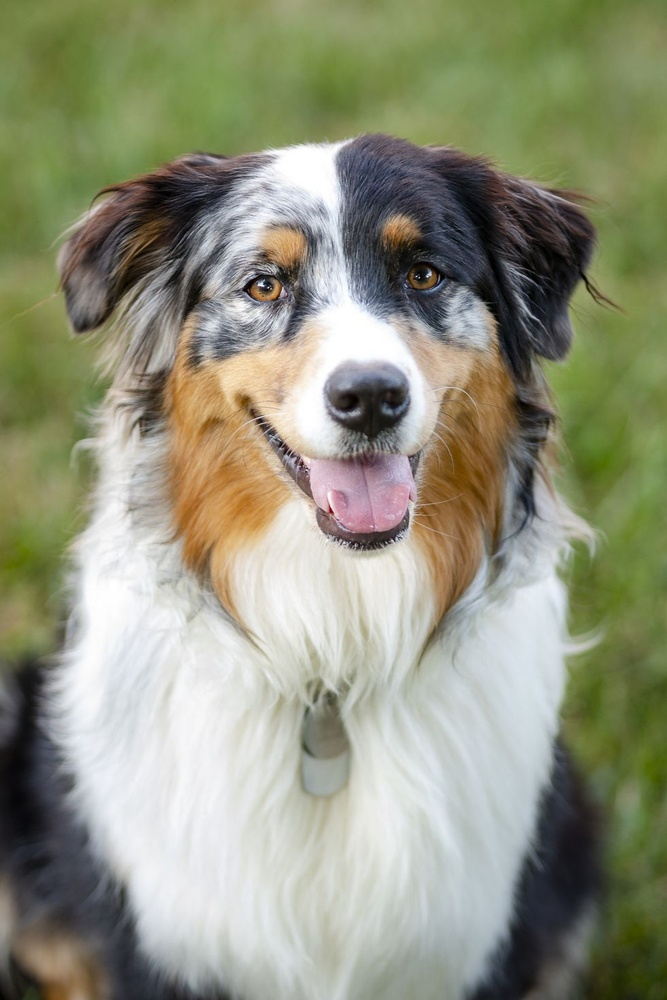
#> input picture mydog.jpg, 667 x 1000 px, shrunk from 980 x 1470 before the run
$ jupyter execute Untitled.ipynb
#> lines starting #> are read from the running program, lines starting #| are printed output that depends on the picture; after the words box and inside, x2 and y2 are one past the last pixel; in counts of white or black regions, pixels touching at a corner belong together
[cell 1]
import cv2
import numpy as np
import matplotlib.pyplot as plt

[cell 2]
img = cv2.imread('mydog.jpg')
#> img is the input picture: shape (1000, 667, 3); mean B, G, R 124.7, 147.3, 145.1
img

[cell 3]
type(img)

[cell 4]
img.shape
#> Out = (1000, 667, 3)

[cell 5]
plt.imshow(img)

[cell 6]
normal = cv2.cvtColor(img, cv2.COLOR_BGR2RGB)

[cell 7]
plt.imshow(normal)

[cell 8]
def get_image(image, cmap=None):
    plt.axis('off')
    plt.imshow(image, cmap=cmap)
    plt.show()

[cell 9]
get_image(normal)

## Colored

[cell 10]
hav = cv2.cvtColor(img, cv2.COLOR_BGR2HSV)
#> hav: shape (1000, 667, 3); mean H, S, V 57.5, 61.9, 153.1
get_image(hav)

## Greyscale

[cell 11]
gray = cv2.cvtColor(img, cv2.COLOR_BGR2GRAY)
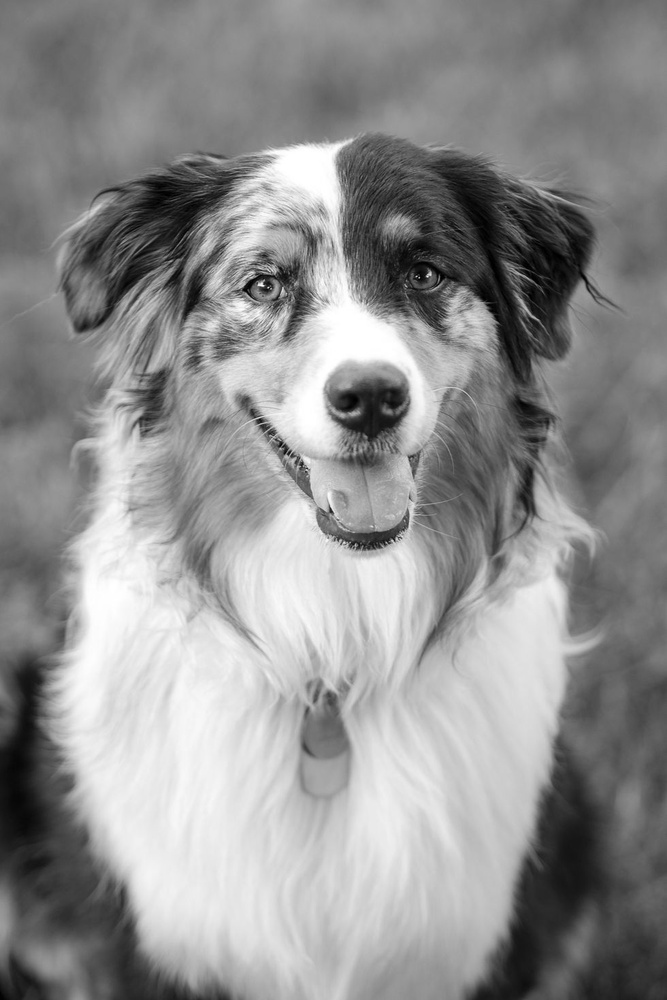
#> gray: shape (1000, 667); min 0, max 255, mean 144
get_image(gray, cmap='gray')

## Blured

[cell 12]
k4 = (25,25)
blur4 = cv2.blur(normal, k4)
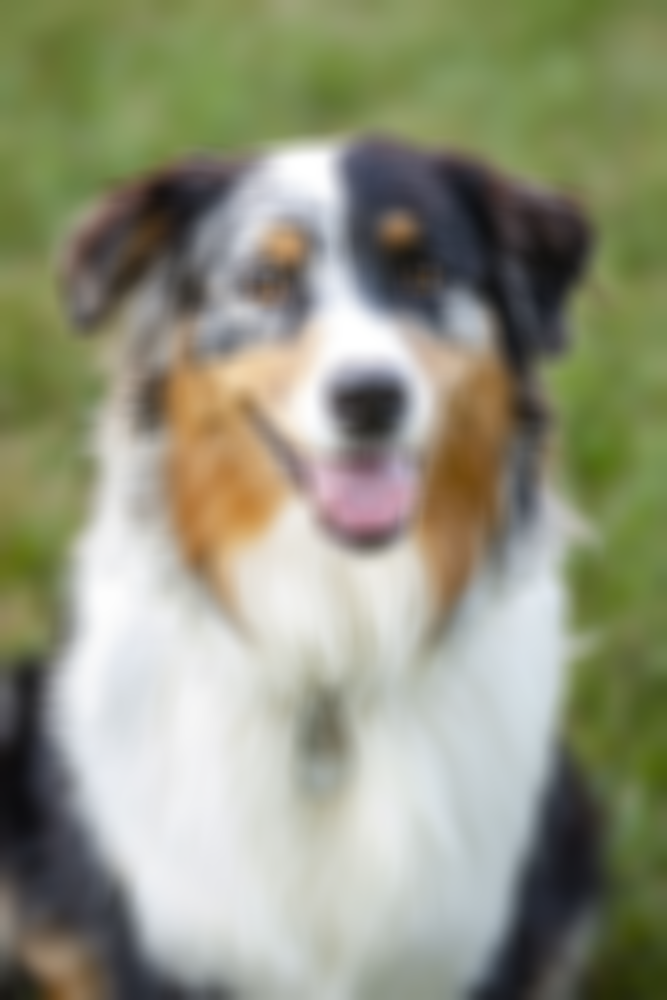
#> blur4: shape (1000, 667, 3); mean R, G, B 145.1, 147.3, 124.7
get_image(blur4)

[cell 13]
k2 = (2,2)
blur2 = cv2.blur(normal, k2)
get_image(blur2)

[cell 14]
k3 = (100,100)
blur3 = cv2.blur(normal, k3)
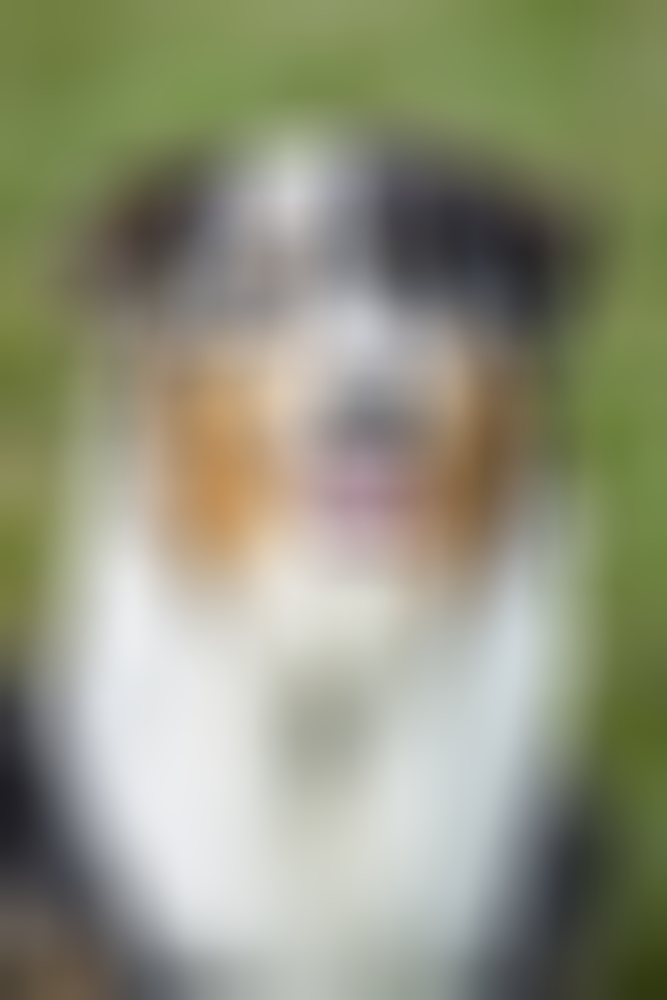
#> blur3: shape (1000, 667, 3); mean R, G, B 145.1, 147.3, 124.7
get_image(blur3)

#### need to apply kernel by image size

[cell 15]
img.shape
#> Out = (1000, 667, 3)

[cell 16]
width,height = img.shape[:2]
#> width = 1000; height = 667
print(width)
#| 1000
print(height)
#| 667

if width > 500:
    kn = (50, 50)
elif width > 200 and width <= 500:
    kn = (25,25)
else:
    kn = (10, 10)

blur = cv2.blur(normal, kn)
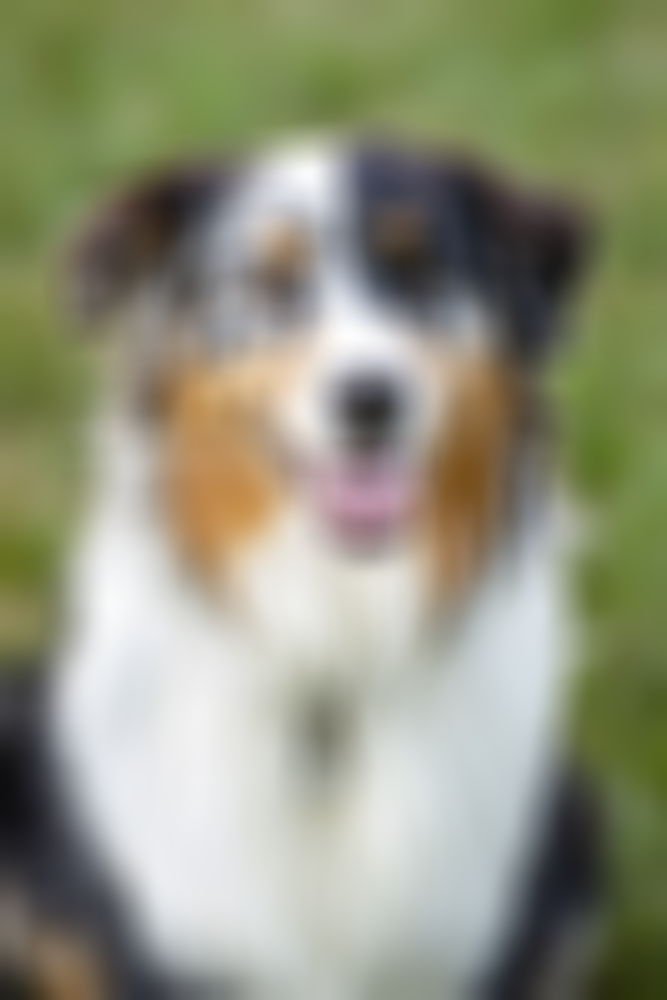
#> blur: shape (1000, 667, 3); mean R, G, B 145.1, 147.3, 124.7
get_image(blur)

# Binary

[cell 17]
v, binary = cv2.threshold(gray, 100, 255, cv2.THRESH_BINARY)
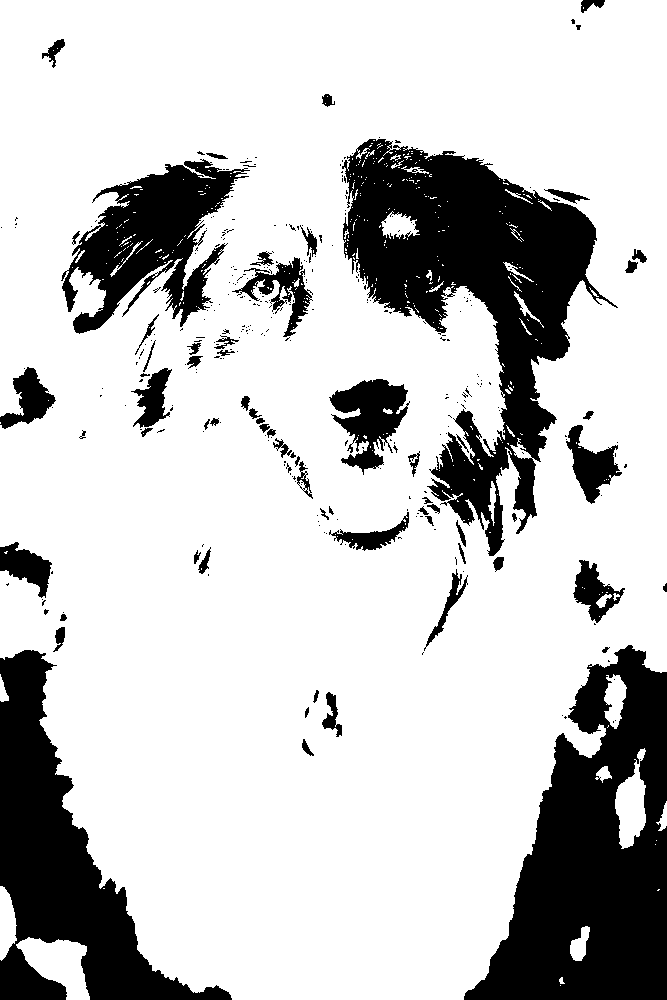
#> binary: shape (1000, 667); 77.8% white; 334 black regions (267 under 20 px), largest, box (x1, y1, x2, y2) and area: (342, 139, 618, 556) 43939, (464, 645, 667, 1000) 40800, (0, 650, 232, 1000) 28351
get_image(binary, cmap='gray')

## Invert

[cell 18]
invert = cv2.bitwise_not(binary)
get_image(invert, cmap='gray')
